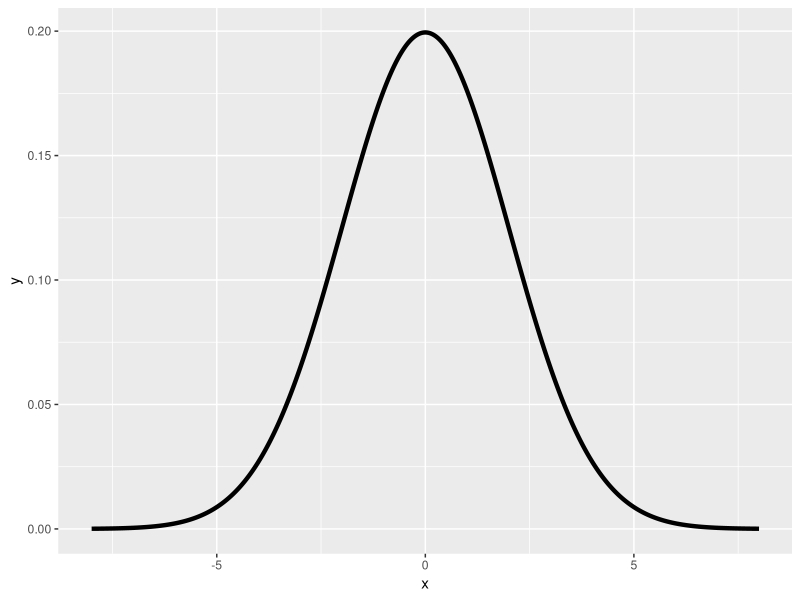

Generate this figure with R: (Note: this script raises an error after producing the figure.)
x <- seq(-8,8, length = 1000)
dat <- data.frame(x=x, y=dnorm(x,sd=2))
library(ggplot2)
g <- ggplot(dat, aes(x = x, y = y)) + geom_line(size = 1.5) + scale_y_continuous(limits=c(0.0,max(dat$y)))
g <- g+ layer("area",mapping = aes(x=ifelse(-9<x & x<qnorm(.05,sd=2),x,NA)),
            geom_params=list(fill="red",alpha=.5)) 
print(g)
